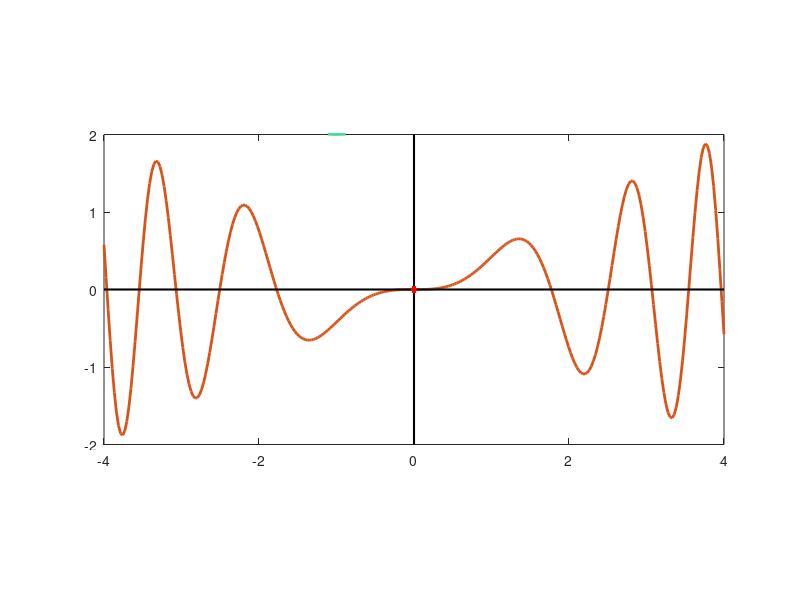

Here is the MATLAB script that generated this plot:
%% Ejemplo 3.20

f = @(x) exp(-x) + sin(x.^2)-x;
g = @(x) exp(x) + sin(x.^2) + x;
xf = linspace (-2,6);
xg = linspace (-6,2);

plot ( xf,f(xf),'r<', xg, g(xg), 'bo-' ) 

axis ([-2,4, -5,4])
title ('dos graficas')
legend ('grafica f', 'grafica g')
xlabel ('eje x')
ylabel ('eje y')
shg

% el axis con xmin xmax, ymin,ymax es para poner los ejes como queramos
% verlo.
% ES recomendable mirar la tabla (3.1,3.2) de los colores y esas cosas.
% Se puede poner en la ventana de comandos también el help plot.

% IMPORTANTÍSIMO EL TITLE; LEGEND, XLABEL, YLABEL.

%% Ejemplo 3.22

t = linspace(0, 2*pi);
x = -1 + 2*cos(t);
y = 4 + 2*sin(t);
plot (x,y,'LineWidth',2, 'Color', [0.3 0.85 0.6])
axis equal


shg

% El axis equal es para que nos deje los ejes en la misma escala.

% SI  no quiero que se vean los ejs de la grafica ponemos 
% axis off.
% Para seguir pintando en una grafica ya pintada podemos usar el HOLD ON.

% QUedaría algo así

% hold on 
% v = linspace (0,3);
% yv = y.^2;
% plot (v,yv);
% hold off (para que solo haga este plot)


%% Otro ejemplo de apuntes.


f = @(x) 0.5*x.*sin(x.^2);
x = linspace(-4, 4,300);
axis([-4, 4, -2, 2])
hold on
plot(x, f(x), 'LineWidth', 2)
plot([-4, 4], [0, 0], 'k', 'LineWidth', 1.5)
plot([0,0], [-2, 2], 'k', 'LineWidth', 1.5)

plot (0,0,'r.','MarkerSize', 15, 'LineWidth', 3)

hold off
axis on
shg

% EL plot ese suelto es para hacer el punto (0,0).
